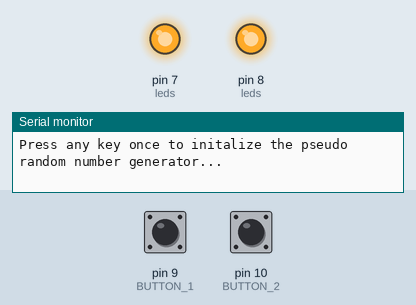
Simulated run of this sketch. Board: Arduino Uno, built with avr-gcc and run on an emulated ATmega328P. On the bench: output pins drawn as LEDs (lit = HIGH), the last lines printed to the serial monitor. The inputs (shaded band) are chosen by the test bench; at power-on: pin 9 (BUTTON_1) HIGH, pin 10 (BUTTON_2) HIGH. Random numbers use the default seed unless the sketch sets one.

Above: at 0.8 s.
0.9 s: pin 9 (BUTTON_1) pulled LOW for 0.15 s
4.0 s: pin 10 (BUTTON_2) pulled LOW for 3.2 s
9.0 s: pin 10 (BUTTON_2) pulled LOW for 0.15 s
At 11.9 s:
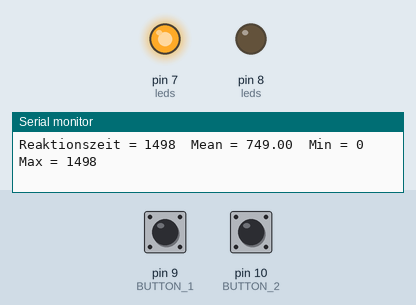
12.1 s: pin 9 (BUTTON_1) pulled LOW for 1 s
At 13.9 s:
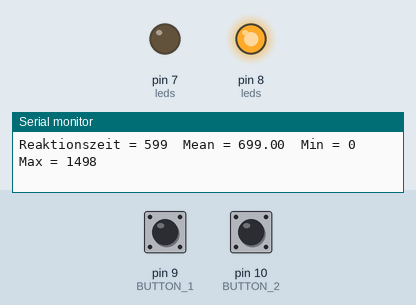
14.7 s: pin 10 (BUTTON_2) pulled LOW for 1 s
At 15.0 s:
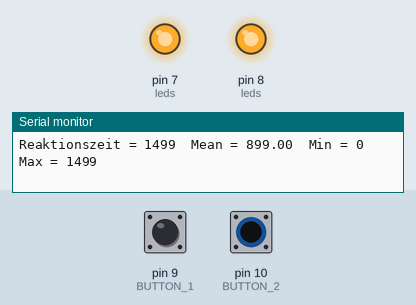
Timing chart, 0 to 19.7 s (numbered marks = the images above; inputs shaded):
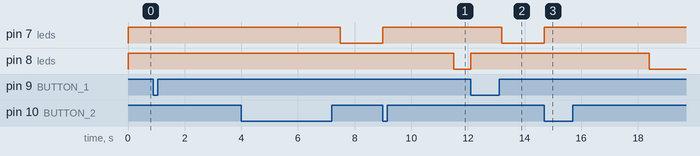

Measured:
- after the input at 9.0 s, pin 7 (leds): LOW → HIGH at once; pin 8 (leds): HIGH → LOW after 2.5 s
- after the input at 12.1 s, pin 7 (leds): HIGH → LOW after 1.1 s; pin 8 (leds): LOW → HIGH at once
- after the input at 14.7 s, pin 7 (leds): LOW → HIGH at once; pin 8 (leds): HIGH → LOW after 3.7 s

The sketch:

reaktionstest.ino
```cpp
#define LED_1 8
#define BUTTON_1 9
#define LED_2 7
#define BUTTON_2 10
#define BAUD_RATE 9600

unsigned long events = 0, sum = 0, min = -1, max = 0, leds[2] = { LED_1, LED_2 }, buttons[2] = { BUTTON_1, BUTTON_2 };

void setup() {
  for (int i = 0; i < 2; i++) {
    pinMode(leds[i], OUTPUT);
    pinMode(buttons[i], INPUT_PULLUP);
  }
  Serial.begin(BAUD_RATE);

  for (int i = 0; i < 2; digitalWrite(leds[i++], HIGH))
    ;  // Switch off both LEDs
  Serial.print("\n\n\nPress any key once to initalize the pseudo random number generator...\n");
  while (digitalRead(BUTTON_1) && digitalRead(BUTTON_2))
    ;                    // Wait for key pressed
  delay(500);            // Debounce the switch
  randomSeed(millis());  // Initialize the pseudorandom number generator
  Serial.print("Initalized...\n");
}

void loop() {
  delay(random(10, 50) * 100);

  int selector = random(0, 2);
  digitalWrite(leds[selector], LOW);    // Turn LED on
  unsigned long event_time = millis();  // Remember current time
  events++;

  while (digitalRead(buttons[selector]))
    ;  // Wait for button being pressed
  for (int i = 0; i < 2; digitalWrite(leds[i++], HIGH))
    ;  // Switch off both LEDs
  unsigned long delta_t = millis() - event_time;
  sum += delta_t;
  if (delta_t < min) min = delta_t;
  if (delta_t > max) max = delta_t;
  Serial.print("Reaktionszeit = " + String(delta_t) + "\tMean = " + String((float)sum / (float)events) + "\tMin = " + String(min) + "\tMax = " + String(max) + "\n");
}
```
